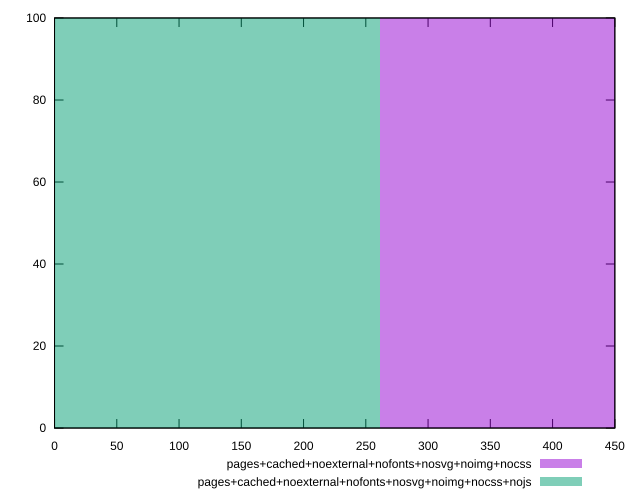

This figure's gnuplot source:
reset

$pagesCachedNoexternalNofontsNosvgNoimgNocss <<EOF
523.5212234929905 100
EOF

$pagesCachedNoexternalNofontsNosvgNoimgNocssNojs <<EOF
0 100
EOF

set key outside below
set boxwidth 523.5212234929905
set xrange [0:450]
set yrange [0:100]
set trange [0:100]
set style fill transparent solid 0.5 noborder
set terminal svg size 640, 500 enhanced background rgb 'white'
set output "reprap/uses-text-compression/comparison/histogram/12_vs_13.svg"

plot $pagesCachedNoexternalNofontsNosvgNoimgNocss title "pages+cached+noexternal+nofonts+nosvg+noimg+nocss" with boxes, \
     $pagesCachedNoexternalNofontsNosvgNoimgNocssNojs title "pages+cached+noexternal+nofonts+nosvg+noimg+nocss+nojs" with boxes

reset
